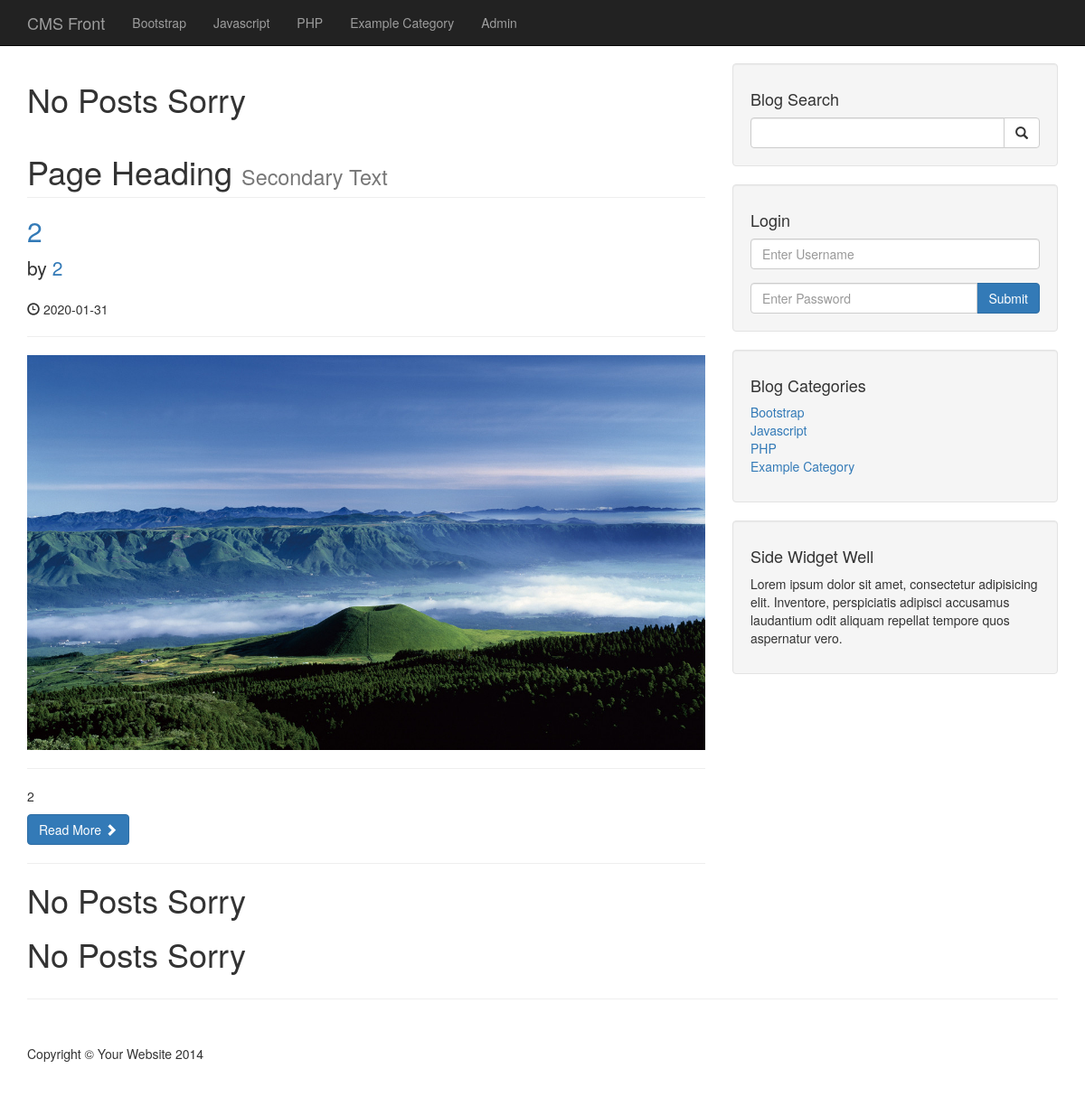
Before: / with the older database file.
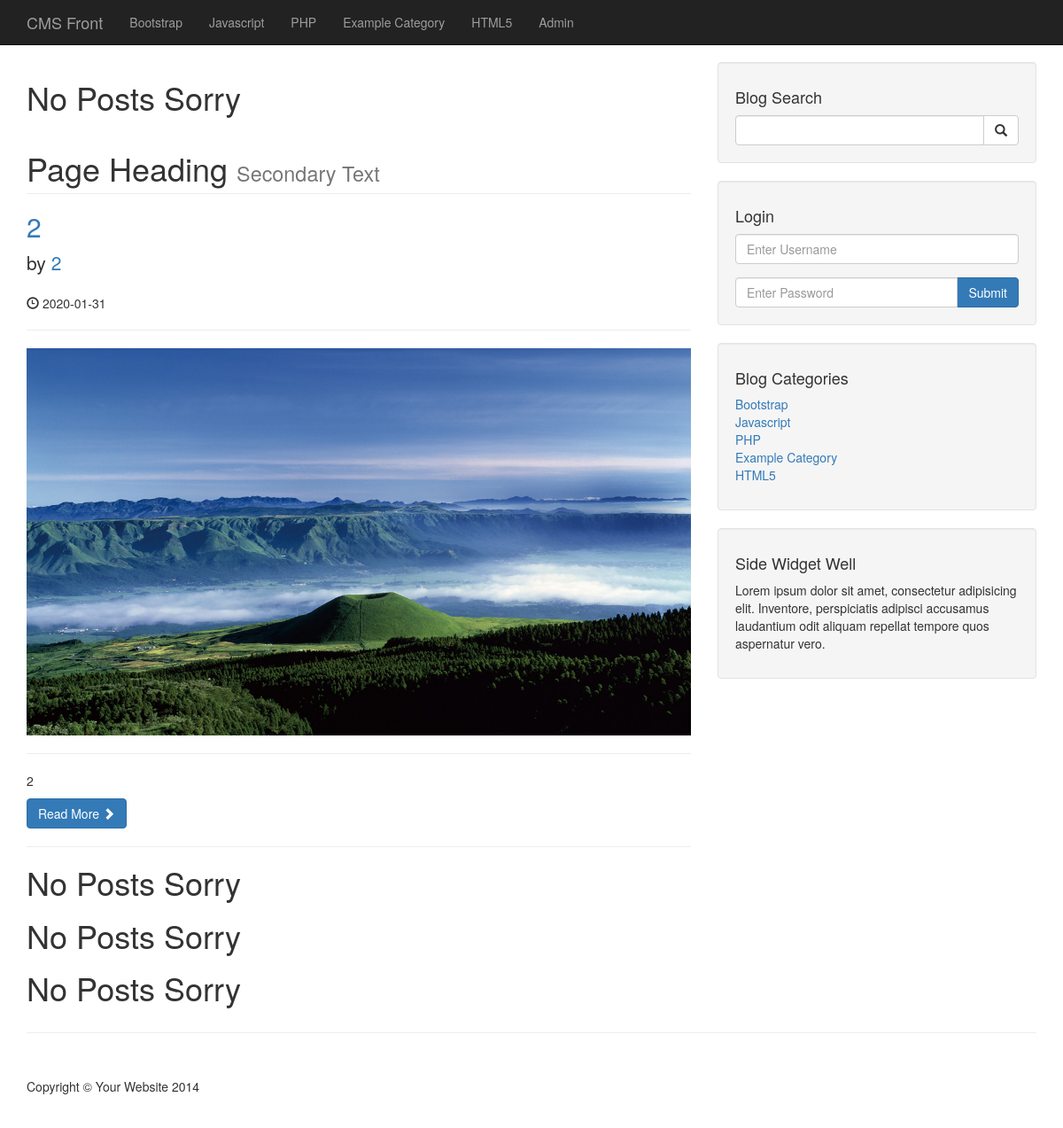
After: the same page with the newer database file.
### tables this page shows
CREATE TABLE `categories` (
  `cat_id` int(3) NOT NULL,
  `cat_title` varchar(255) NOT NULL
);

CREATE TABLE `posts` (
  `post_id` int(3) NOT NULL,
  `post_category_id` int(3) NOT NULL,
  `post_title` varchar(255) NOT NULL,
  `post_author` varchar(255) NOT NULL,
  `post_date` date NOT NULL,
  `post_image` text NOT NULL,
  `post_content` text NOT NULL,
  `post_tags` varchar(255) NOT NULL,
  `post_comment_count` int(11) NOT NULL,
  `post_status` varchar(255) NOT NULL DEFAULT 'draft'
);

### index.php (the view)
<?php include "includes/header.php" ?>
<?php include "includes/db.php" ?>
    <?php include "includes/navigation.php"?>
    <div class="container">
        <div class="row">
            <div class="col-md-8">
                <?php
                    $query = "SELECT * FROM posts ";
                    $select_all_posts_query = mysqli_query($connection,$query);
                    while ($row = mysqli_fetch_assoc($select_all_posts_query)){
                        $post_id = $row['post_id'];
                        $post_title = $row['post_title'];
                        $post_author = $row['post_author'];
                        $post_date = $row['post_date'];
                        $post_image = $row['post_image'];
                        $post_content = substr($row['post_content'], 0,100);
                        $post_status = $row['post_status'];
                        if ($post_status !== 'published'){
                            echo "<h1>No Posts Sorry</h1>";
                        } else {
                        ?>
                <h1 class="page-header">
                    Page Heading
                    <small>Secondary Text</small>
                </h1>
                <h2>
                    <a href="post.php?p_id=<?php echo $post_id ?>"><?php echo $post_title ?></a>
                </h2>
                <p class="lead">
                    by <a href="index.php"><?php echo $post_author ?></a>
                </p>
                <p><span class="glyphicon glyphicon-time"></span> <?php echo $post_date ?></p>
                <hr>
                <img class="img-responsive" src="images/<?php echo $post_image ?>" alt="">
                <hr>
                <p><?php echo $post_content ?></p>
                <a class="btn btn-primary" href="#">Read More <span class="glyphicon glyphicon-chevron-right"></span></a>
                <hr>
                <?php
                    } }
                ?>
            </div>
    <?php include "includes/sidebar.php"?>
        </div>
        <hr>
       <?php include "includes/footer.php"?>

### includes/navigation.php (shortened to what this page needs)
<nav class="navbar navbar-inverse navbar-fixed-top" role="navigation">
    <div class="container">
        <div class="navbar-header">
            <a class="navbar-brand" href="index.php">CMS Front</a>
        </div>
        <div class="collapse navbar-collapse" id="bs-example-navbar-collapse-1">
            <ul class="nav navbar-nav">
                <?php
                $query = "SELECT * FROM categories";
                $select_all_categories_query = mysqli_query($connection, $query);
                while ($row = mysqli_fetch_assoc($select_all_categories_query)){
                    $cat_title = $row['cat_title'];
                    echo "<li><a href='#'>{$cat_title}</a></li>";
                }
                ?>
                <li>
                    <a href="admin/index.php">Admin</a>
                </li>
            </ul>
        </div>
    </div>
</nav>

### includes/sidebar.php
<div class="col-md-4">
    <div class="well">
        <h4>Blog Search</h4>
        <form action="search.php" method="post">
            <div class="input-group">
                <input name="search" type="text" class="form-control">
                <span class="input-group-btn">
                    <button name="submit" class="btn btn-default" type="submit">
                        <span class="glyphicon glyphicon-search"></span>
                    </button>
                </span>
            </div>
        </form>
    </div>
    <div class="well">
        <h4>Login</h4>
        <form action="includes/login.php" method="post">
            <div class="form-group">
                <input name="username" type="text" class="form-control" placeholder="Enter Username">
            </div>
            <div class="input-group">
                <input name="password" type="password" class="form-control" placeholder="Enter Password">
                <span class="input-group-btn">
                    <button class="btn btn-primary" name="login" type="submit">Submit</button>
                </span>
            </div>
        </form>
    </div>
    <div class="well">
        <?php
        $query = "SELECT * FROM categories";
        $select_all_categories_sidebar = mysqli_query($connection, $query);
        ?>
        <h4>Blog Categories</h4>
        <div class="row">
            <div class="col-lg-12">
                <ul class="list-unstyled">
                    <?php
                    while ($row =mysqli_fetch_assoc($select_all_categories_sidebar)){
                        $cat_title = $row['cat_title'];
                        $cat_id = $row['cat_id'];
                        echo "<li><a href='category.php?category=$cat_id'>{$cat_title}</a></li>";
                    }
                    ?>
                </ul>
            </div>
        </div>
    </div>
   <?php include "widget.php"  ?>
</div>

Changed rows visible on the page:
added categories: cat_title "HTML5"
added posts: post_status "No Posts Sorry"
